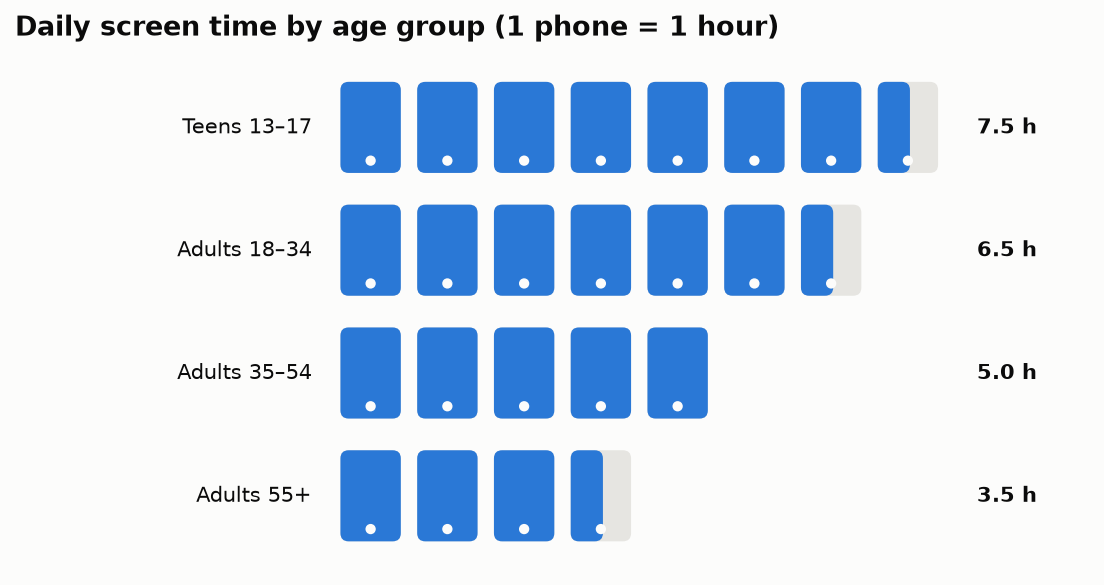

Write Python code to recreate this figure.
"""
Pictogram / Isotype Chart  -  family: Magnitude

DESIGN PURPOSE
Represents quantities by counting repeated icons (Otto Neurath's Isotype). It
turns abstract numbers into countable things for general and infographic
audiences.

WHEN TO USE
  - Communicate counts or ratios to a broad public ('3 in 10 people…')
  - Engagement and memorability matter more than precision
  - Quantities are small, whole numbers or can be rounded to units

AVOID WHEN
  - Values need precision (fractional icons are hard to read)
  - Icons are scaled by size instead of count (area distorts perception)

ALTERNATIVES
  - Waffle chart
  - Bar chart

EXAMPLE
Average daily screen time (hours) by age group; one icon = 1 hour, synthetic
data.

Run:  python pictogram_isotype.py
"""
import sys
from pathlib import Path

import numpy as np
import pandas as pd
import matplotlib.pyplot as plt

# Library style: categorical colors in fixed order, recessive axes, hairline grid.
PALETTE = ["#2a78d6", "#eb6834", "#1baf7a", "#eda100",
           "#e87ba4", "#008300", "#6250d6", "#e34948"]
SEQ_CMAP = "Blues"      # sequential: one hue, light -> dark
DIV_CMAP = "RdBu_r"     # diverging: two opposite hues, neutral midpoint
GRAY = "#b8b7b1"        # de-emphasised marks
plt.rcParams.update({
    "figure.figsize": (8, 4.8), "figure.dpi": 110, "figure.facecolor": "#fcfcfb",
    "axes.facecolor": "#fcfcfb", "axes.edgecolor": "#c9c8c3", "axes.linewidth": 0.8,
    "axes.spines.top": False, "axes.spines.right": False,
    "axes.grid": True, "grid.color": "#e6e5e1", "grid.linewidth": 0.6, "axes.axisbelow": True,
    "axes.prop_cycle": plt.cycler(color=PALETTE),
    "axes.titlesize": 13, "axes.titleweight": "bold", "axes.titlelocation": "left",
    "axes.labelcolor": "#52514e", "xtick.color": "#52514e", "ytick.color": "#52514e",
    "text.color": "#0b0b0b", "font.size": 10, "lines.linewidth": 2,
    "legend.frameon": False,
})

# --- Example data ------------------------------------------------------------
df = pd.DataFrame({"group": ["Teens 13–17", "Adults 18–34", "Adults 35–54", "Adults 55+"],
                   "hours": [7.5, 6.5, 5.0, 3.5]})
df

# --- Plot --------------------------------------------------------------------
from matplotlib.patches import FancyBboxPatch
def phone(ax, x, y, frac=1.0, color=PALETTE[0]):
    w, h = 0.55, 0.85
    ax.add_patch(FancyBboxPatch((x, y), w, h, boxstyle="round,pad=0.02,rounding_size=0.08",
                                facecolor="#e6e5e1", edgecolor="none"))
    ax.add_patch(FancyBboxPatch((x, y), w * frac, h,
                                boxstyle="round,pad=0.02,rounding_size=0.08",
                                facecolor=color, edgecolor="none"))
    ax.add_patch(plt.Circle((x + w / 2, y + 0.1), 0.04, color="#fcfcfb"))
fig, ax = plt.subplots(figsize=(9, 4))
for row, (_, r) in enumerate(df.iloc[::-1].iterrows()):
    full, part = int(r["hours"]), r["hours"] % 1
    for k in range(full):
        phone(ax, k * 0.75, row * 1.2)
    if part:
        phone(ax, full * 0.75, row * 1.2, frac=part)
    ax.text(-0.3, row * 1.2 + 0.42, r["group"], ha="right", va="center", fontsize=10)
    ax.text(8 * 0.75 + 0.2, row * 1.2 + 0.42, f"{r['hours']:.1f} h", va="center",
            fontweight="bold")
ax.set_xlim(-3.2, 7.3)
ax.set_ylim(-0.3, len(df) * 1.2)
ax.set_aspect("equal")
ax.axis("off")
ax.set_title("Daily screen time by age group (1 phone = 1 hour)")
fig.tight_layout()

# --- Save / show -------------------------------------------------------------
out = Path(__file__).with_name(Path(__file__).stem + ".png")
fig.savefig(out, dpi=150, bbox_inches="tight")
print(f"saved {out}")
if "--no-show" not in sys.argv:
    plt.show()
